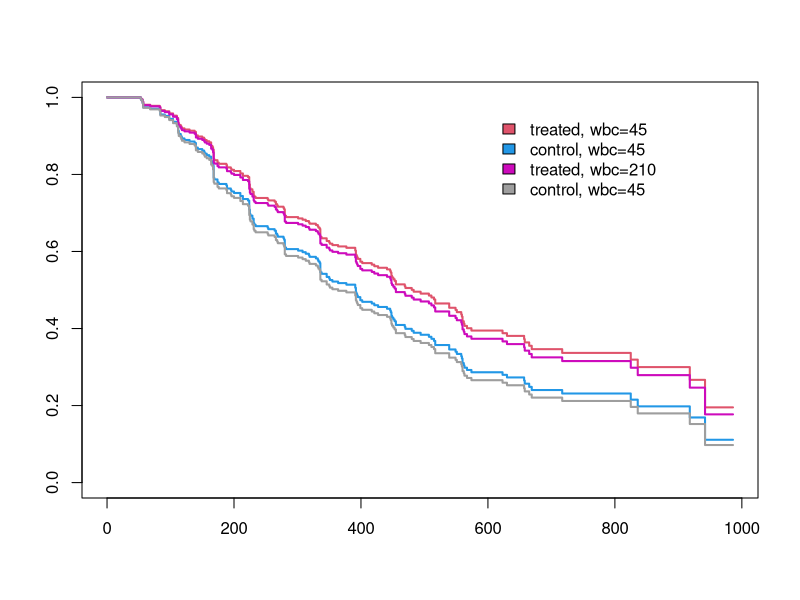

The R script that drew this image: (Note: this script raises an error after producing the figure.)
## ---- chunk 1
# Clear environment
rm(list=ls())

# Setup options
knitr::opts_chunk$set(echo=FALSE, warning=FALSE, message=FALSE, results='hide')
options(knitr.kable.NA = '-', digits = 2)
labs = knitr::all_labels()
labs = labs[!labs %in% c("setup", "allcode")]
## ---- chunk 2
# Load relevant packages
library(survival)  # survival model
library(dplyr)     # data manipulation
library(modelr)    # model manipulation
library(survminer)

# library(knitr)     # pretty tables
# library(ggplot2)   # data visualization

# library(muhaz)     # hazard function

# Load data
methadone <- read.csv("../data/methadone.csv")

# Handle missing data

## ---- chunk 3
#### Question 1 ####
ccg_dat <- read.csv("../data/ccg803.csv")
ccg_surv <- with(ccg_dat, survival::Surv(duration, relapse))

# Fit a PH model of time to relapse from treatment
survival::coxph(ccg_surv ~ rx, ccg_dat) %>% summary

## ---- chunk 4
# Fit a PH model of time to relapse from treatment, WBC, and age
coxph(ccg_surv ~ rx + wbc + age, ccg_dat) %>% summary

## ---- chunk 5
# Create a binary WBC variable
ccg_dat <- within(ccg_dat, wbc_bin <- ifelse(wbc>=100, 1, 0))
# Fit a PH model of time to relapse from treatment, binary WBC, and age
coxph(ccg_surv ~ rx*wbc_bin + age, ccg_dat) %>% summary

## ---- chunk 6
# Fit a PH model of time to relapse from treatment, binary WBC, and age
coxph(ccg_surv ~ rx + wbc + age + institution, ccg_dat) %>% summary

## ---- chunk 7
# Fit a PH model of time to relapse from treatment, WBC, and age
fitb <- coxph(ccg_surv ~ rx + wbc + age, ccg_dat)

# Plot subgroup survival curves
survfit(fitb, newdata=data.frame(age=5,rx=1,wbc=45)) %>% 
  plot(col=2, lwd=2, conf.int=F)
survfit(fitb, newdata=data.frame(age=5,rx=0,wbc=45), conf.type="none") %>% 
  lines(col=4, lwd=2, conf.int=F)
survfit(fitb, newdata=data.frame(age=5,rx=1,wbc=210), conf.type="none") %>% 
  lines(col=6, lwd=2, conf.int=F)
survfit(fitb, newdata=data.frame(age=5,rx=0,wbc=210), conf.type="none") %>% 
  lines(col=8, lwd=2, conf.int=F)
legend(600,0.97, fill=c(2,4,6,8), bty='n',
       legend=c("treated, wbc=45","control, wbc=45",
                "treated, wbc=210","control, wbc=45"))

## ---- chunk 8
#we can "facet" this to display the plots side-by-side
ph_fit <- coxph(ccg_surv ~ rx + wbc + age, ccg_dat)
p <- ggsurvplot(ph_fit, data = ccg_dat,
           conf.int = T,
           risk.table = T,
           palette = c("blue", "red"), 
           legend.title = "Group",
           legend.labs = c("Control", "Treatment"),
           title = "Kaplan-Meier Survival Curves",
           xlab = "Time", 
           ylab = "Survival Probability",
           ggtheme = theme_minimal())

p$plot + theme_bw() + facet_wrap(~rx)


fit_1 <- coxph(Surv(futime,as.numeric(death==1)) ~ 1, subset=(lambda>=1.68), data=flchain)
fit_0 <- coxph(Surv(futime,as.numeric(death==1)) ~ 1 ,subset=(lambda<1.68), data=flchain)

b_1 <- basehaz(fit_1); b_0 <- basehaz(fit_0);

Lambda_0 <- stepfun(b_0$time/365.25, c(0,b_0$hazard));

Lambda_1 <- stepfun(b_1$time/365.25, c(0,b_1$hazard));

curve(Lambda_1, 0, 13, col=2, n=10000, ylim=c(0,0.6), xaxt='n', 
      ylab="cumulative hazard", 
      xlab="time from recruitment until death (in years)", 
      cex.axis=0.8, cex.lab=0.8, lwd=1.5)
axis(1, at=seq(0,13,by=1), cex.axis=0.8)

curve(Lambda_0, add=TRUE, n=10000, col=4, lwd=1.5)

legend(0, 0.58, 
       legend=c(expression(paste(kappa," FLC ")>" 1.68 "),
                expression(paste(kappa," FLC ")<=" 1.68 ")),
       fill=c(2,4), cex=0.8)
## ---- chunk 9
#### Question 2 ####

## ---- chunk 10

## ---- chunk 11

